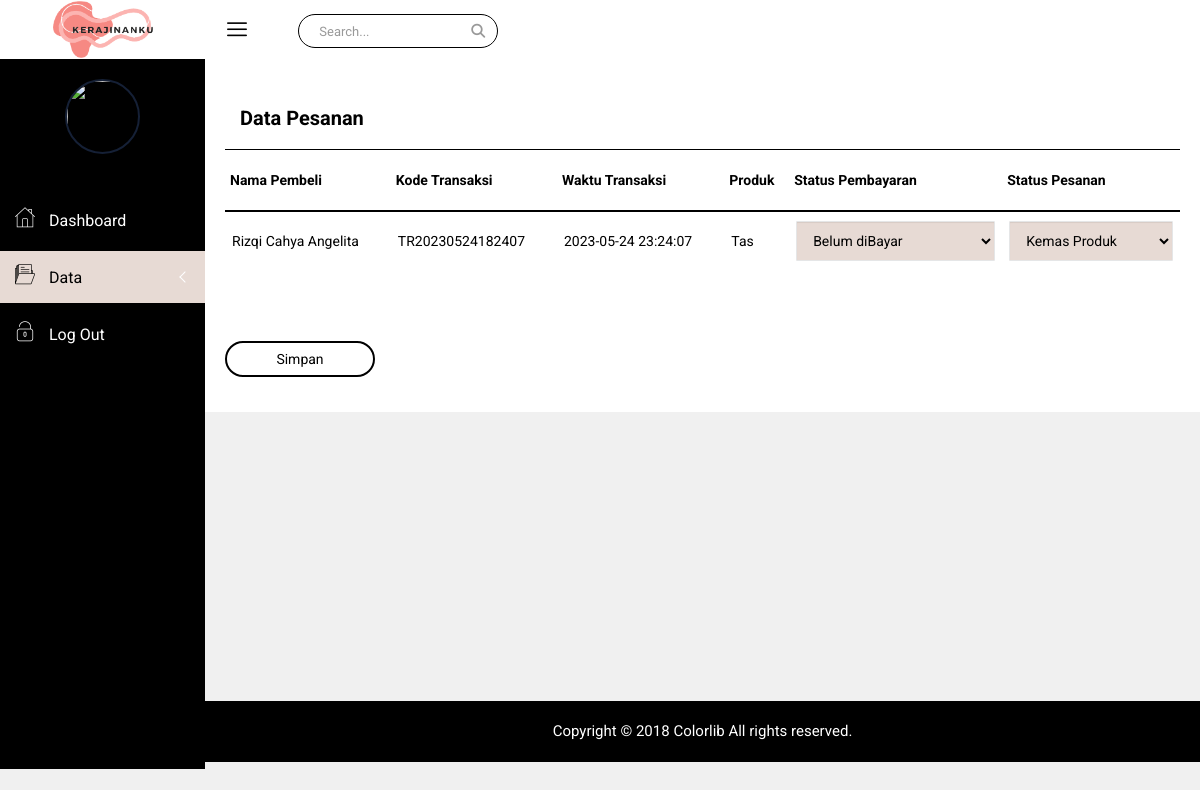
Page /penjual/datapesanan_edit.php?idtransdet=TR20230524182407646E3A2786EC0 on the committed database.
### tables this page shows
CREATE TABLE `transaksi` (
  `transaksi_id` varchar(30) NOT NULL,
  `transaksi_tanggal` datetime NOT NULL,
  `pembeli_id` int(11) NOT NULL
);

CREATE TABLE `pembeli` (
  `pembeli_id` int(11) NOT NULL,
  `pembeli_nama` varchar(60) NOT NULL,
  `pembeli_username` varchar(15) NOT NULL,
  `pembeli_email` varchar(100) NOT NULL,
  `pembeli_gender` enum('L','P') DEFAULT NULL,
  `pembeli_alamat` varchar(100) NOT NULL,
  `pembeli_foto` varchar(100) NOT NULL,
  `pembeli_pass` varchar(100) NOT NULL,
  `pembeli_hp` varchar(25) NOT NULL
);

CREATE TABLE `transaksi_detail` (
  `transaksi_detail_id` varchar(30) NOT NULL,
  `jumlah` smallint(6) NOT NULL,
  `subtotal` float NOT NULL,
  `ongkir_harga` float NOT NULL,
  `status_pesanan` varchar(30) NOT NULL,
  `status_pembayaran` varchar(30) NOT NULL,
  `transaksi_id` varchar(30) NOT NULL,
  `produk_id` int(11) NOT NULL,
  `ongkir_id` int(11) NOT NULL,
  `pembayaran_id` int(11) NOT NULL
);

CREATE TABLE `produk` (
  `produk_id` int(11) NOT NULL,
  `produk_nama` varchar(60) NOT NULL,
  `produk_stok` smallint(6) NOT NULL,
  `produk_harga` float NOT NULL,
  `produk_detail` text NOT NULL,
  `produk_status` varchar(15) NOT NULL,
  `produk_gambartumbnail` varchar(100) NOT NULL,
  `produk_gambar1` varchar(100) NOT NULL,
  `produk_gambar2` varchar(100) NOT NULL,
  `toko_id` int(11) NOT NULL
);

### koneksi.php (called while the page is built, shortened)
<?php
class Koneksi
{
    private $konek;
    private $host = "localhost";
    private $user = "root";
    private $pass = "";
    private $db = "beauty_commerce";
    private function sambung()
    {
        try {
            $this->konek = new PDO("mysql:host=" . $this->host . ";dbname=" . $this->db . ";charset=utf8mb4", $this->user, $this->pass);
            $this->konek->setAttribute(PDO::ATTR_ERRMODE, PDO::ERRMODE_EXCEPTION);
            $this->konek->setAttribute(PDO::ATTR_EMULATE_PREPARES, true);
            return $this->konek;
        } catch (PDOException $ex) {
            return NULL;
        }
    }
    public function kueri($sql)
    {
        $hasil = $this->konek->prepare($sql);
        $hasil->execute();
        return $hasil;
    }
    public function hasil_data($arg)
    {
        return $arg->fetch(PDO::FETCH_ASSOC);
    }
}

### penjual/datapesanan_edit.php (the view, shortened to what this page needs)
<?php
require_once '../koneksi.php';
$kon = new Koneksi();
$idtoko = @$_SESSION['toko_id'];
$idtransdet = @$_REQUEST['idtransdet'];
?>
<!doctype html>
<html class="no-js" lang="en">
<head>
    <link rel="stylesheet" href="css/bootstrap.min.css">
    <link rel="stylesheet" href="css/font-awesome.min.css">
    <link rel="stylesheet" href="https://cdnjs.cloudflare.com/ajax/libs/font-awesome/6.3.0/css/font-awesome.min.css">
    <link rel="stylesheet" href="css/nalika-icon.css">
    <link rel="stylesheet" href="css/owl.carousel.css">
    <link rel="stylesheet" href="css/owl.theme.css">
    <link rel="stylesheet" href="css/owl.transitions.css">
    <link rel="stylesheet" href="css/animate.css">
    <link rel="stylesheet" href="css/normalize.css">
    <link rel="stylesheet" href="css/meanmenu.min.css">
    <link rel="stylesheet" href="css/main.css">
    <link rel="stylesheet" href="css/morrisjs/morris.css">
    <link rel="stylesheet" href="css/scrollbar/jquery.mCustomScrollbar.min.css">
    <link rel="stylesheet" href="css/metisMenu/metisMenu.min.css">
    <link rel="stylesheet" href="css/metisMenu/metisMenu-vertical.css">
    <link rel="stylesheet" href="css/calendar/fullcalendar.min.css">
    <link rel="stylesheet" href="css/calendar/fullcalendar.print.min.css">
    <link rel="stylesheet" href="style.css">
    <link rel="stylesheet" href="css/responsive.css">
</head>
<body>
    <div class="left-sidebar-pro">
        <nav id="sidebar" class="">
            <div class="sidebar-header">
                <a href="index.php"><img class="main-logo" src="img/logo/logo.png" alt="" style="width: 100px;" /></a>
            </div>
            <div class="nalika-profile">
                <?php
                $que = $kon->kueri("SELECT * FROM toko a INNER JOIN toko b ON a.toko_id = b.toko_id WHERE a.toko_id = '$idtoko'");
                $hasil = $kon->hasil_data($que);
                ?>
                <div class="profile-dtl">
                    <a href="#"><img src="<?= $hasil['toko_foto']; ?>" alt="" /></a>
                </div>
            </div>
            <div class="left-custom-menu-adp-wrap comment-scrollbar">
                <nav class="sidebar-nav left-sidebar-menu-pro">
                    <ul class="metismenu" id="menu1">
                        <li>
                            <a href="index.php">
                                <i class="icon nalika-home icon-wrap"></i>
                                <span class="mini-click-non">Dashboard</span>
                            </a>
                        </li>
                        <li>
                            <a class="has-arrow" href="#" aria-expanded="false" class="active" style="background-color: #E7DAD4;"><i class="icon nalika-folder icon-wrap" style=" color: #000000;"></i> <span class="mini-click-non" style=" color: #000000;">Data</span></a>
                        </li>
                        <li><a href="../logout.php"><i class="icon nalika-unlocked icon-wrap"></i><span class="mini-click-non"> Log Out</span></a>
                    </ul>
                </nav>
            </div>
        </nav>
    </div>
    <div class="all-content-wrapper">
        <div class="container-fluid">
            <div class="row">
                <div class="col-lg-12 col-md-12 col-sm-12 col-xs-12">
                    <div class="logo-pro">
                        <a href="index.php"><img class="main-logo" src="img/logo/logo.png" alt="" style="width: 100px;" /></a>
                    </div>
                </div>
            </div>
        </div>
        <div class="header-advance-area">
            <div class="header-top-area">
                <div class="container-fluid">
                    <div class="row">
                        <div class="col-lg-12 col-md-12 col-sm-12 col-xs-12">
                            <div class="header-top-wraper">
                                <div class="row">
                                    <div class="col-lg-1 col-md-0 col-sm-1 col-xs-12">
                                        <div class="menu-switcher-pro">
                                            <button type="button" id="sidebarCollapse" class="btn bar-button-pro header-drl-controller-btn btn-info navbar-btn">
                                                <i class="icon nalika-menu-task"></i>
                                            </button>
                                        </div>
                                    </div>
                                    <div class="col-lg-6 col-md-7 col-sm-6 col-xs-12">
                                        <div class="header-top-menu tabl-d-n hd-search-rp">
                                            <div class="breadcome-heading">
                                                <form role="search" class="">
                                                    <input type="text" placeholder="Search..." class="form-control">
                                                    <a href=""><i class="fa fa-search"></i></a>
                                                </form>
                                            </div>
                                        </div>
                                    </div>
                                </div>
                            </div>
                        </div>
                    </div>
                </div>
            </div>
        </div>
        <div class="product-status mg-b-30">
            <div class="container-fluid">
                <div class="row">
                    <?php
                    $que = $kon->kueri("SELECT * FROM transaksi a JOIN transaksi_detail b ON a.transaksi_id = b.transaksi_id
                    JOIN pembeli c ON a.pembeli_id = c.pembeli_id JOIN produk d ON b.produk_id = d.produk_id
                    JOIN toko e ON d.toko_id = e.toko_id
                    WHERE b.transaksi_detail_id = '$idtransdet'");
                    $data = $kon->hasil_data($que);
                    ?>
                    <div class="col-lg-12 col-md-12 col-sm-12 col-xs-12" style="background-color: #fff;">
                        <div class="product-status-wrap" style="margin-top: 30px;">
                            <div class="row">
                                <form action="datapesanan_proses.php" method="POST" enctype="multipart/form-data">
                                    <h4 style="margin-left: 15px;">Data Pesanan</h4>
                                    <table>
                                        <tr>
                                            <th>Nama Pembeli</th>
                                            <th>Kode Transaksi</th>
                                            <th>Waktu Transaksi</th>
                                            <th>Produk</th>
                                            <th>Status Pembayaran</th>
                                            <th>Status Pesanan</th>
                                        </tr>
                                        <tr>
                                            <td><?php echo $data['pembeli_nama']; ?></td>
                                            <td><?php echo $data['transaksi_id']; ?></td>
                                            <td><?php echo $data['transaksi_tanggal']; ?></td>
                                            <td><?php echo $data['produk_nama']; ?></td>
                                            <td>
                                                <select class="form-control custom-select-value" id="statuspembayaran" name="statuspembayaran">
                                                    <option value="Belum diBayar" <?php if ($data['status_pembayaran'] == 'Belum diBayar') echo "selected"; ?>>Belum diBayar</option>
                                                </select>
                                            </td>
                                            <td><select class="form-control custom-select-value" id="statuspesanan" name="statuspesanan">
                                                    <option value="Sedang Dikemas" <?php if ($data['status_pesanan'] == 'Sedang Dikemas') echo "selected"; ?>>Kemas Produk</option>
                                                </select>
                                            </td>
                                        </tr>
                                    </table>
                                    <div class="form-group-inner">
                                        <div class="login-btn-inner">
                                            <div class="row">
                                                <div class="col-lg-3"></div>
                                                <div class="col-lg-12">
                                                    <div class="login-horizental cancel-wp pull-left">
                                                        <button class="btn btn-block " style="color: black; border: 2px solid black; background-color: #fff; border-radius: 20px; margin-top: 50px; width: 150px;" type="submit">Simpan</button>
                                                    </div>
                                                </div>
                                            </div>
                                        </div>
                                    </div>
                                </form>
                            </div>
                        </div>
                    </div>
                </div>
            </div>
        </div>
        <div class="footer-copyright-area">
            <div class="container-fluid">
                <div class="row">
                    <div class="col-lg-12">
                        <div class="footer-copy-right">
                            <p>Copyright © 2018 <a href="https://colorlib.com/wp/templates/">Colorlib</a> All rights reserved.</p>
                        </div>
                    </div>
                </div>
            </div>
        </div>
    </div>
</body>
</html>

### penjual/css/main.css (style rules this page uses)
html { color: #222; font-size: 1em; line-height: 1.4; }
audio, canvas, iframe, img, svg, video { vertical-align: middle; }

### penjual/css/metisMenu/metisMenu-vertical.css (style rules this page uses)
.sidebar-nav { background: #fff; }
.sidebar-nav ul { padding: 0; margin: 0; list-style: none; background: #000000; }
.sidebar-nav .metismenu { background: #000000; display: -webkit-box; display: -ms-flexbox; display: flex; -webkit-box-orient: vertical; -webkit-box-direction: normal; -ms-flex-direction: column; flex-direction: column; }
.sidebar-nav .metismenu li + li { margin-top: 5px; }
.sidebar-nav .metismenu li:first-child { margin-top: 5px; }
.sidebar-nav .metismenu li:last-child { margin-bottom: 5px; }
.sidebar-nav .metismenu > li { display: -webkit-box; display: -ms-flexbox; display: flex; -webkit-box-orient: vertical; -webkit-box-direction: normal; -ms-flex-direction: column; flex-direction: column; position: relative; }
.sidebar-nav .metismenu a { position: relative; display: block; padding: 13px 15px; color: #fff; outline-width: 0; transition: all .3s ease-out; font-size:16px; }
.sidebar-nav .metismenu li .icon-wrap { margin-right:10px; font-size:20px; }

### rows in the picture
transaksi: pembeli.pembeli_nama "Rizqi Cahya Angelita", transaksi_detail.transaksi_id "TR20230524182407", transaksi_tanggal "2023-05-24 23:24:07", produk.produk_nama "Tas"
transaksi_detail: statuspembayaran "Belum diBayar", statuspesanan "Kemas Produk"
